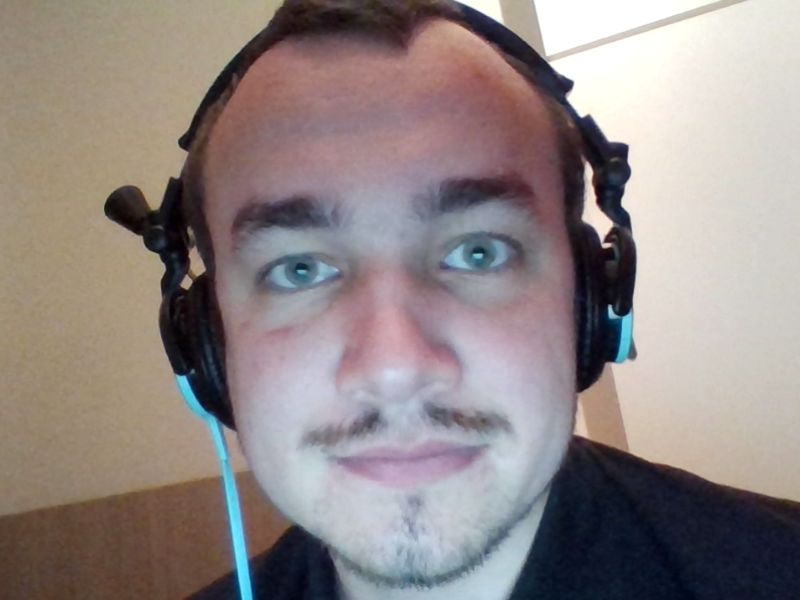
#> input picture Python/gabo.jpg, 800 x 600 px
$ python webCam.py
#> lines starting #> are read from the running program, lines starting #| are printed output that depends on the picture
import numpy as np
import cv2
import matplotlib.pyplot as plt


saveFile = False;
cap = cv2.VideoCapture(0);

if saveFile:
	fourcc = cv2.VideoWritter_fourcc(*'XVID');
	out = cv2.VideoWritter("output.avi", fourcc, 20.0, (640, 480));

def makeGrey(original_image):
	processed_image = cv2.cvtColor(original_image, cv2.COLOR_BGR2GRAY);
	return processed_image;

# [9 lines left out: functions makeEdges, makeMask, not called in this run]

def makeThreshold(original_image):
	ret, threshold = cv2.threshold(original_image, 12, 255, cv2.THRESH_BINARY);
	return threshold;


# [27 lines left out: functions makeGreyThreshold, makeFilterColor, makeFilterColorSmooth, findMatches, not called in this run]

face_cascade = cv2.CascadeClassifier("haarcascade_frontalface_default.xml");
eye_cascade = cv2.CascadeClassifier("haarcascade_eye.xml");
# [11 lines left out: function findFace, not called in this run]


fgbg = cv2.createBackgroundSubtractorMOG2();
def findMovement(source):
	fgmask = fgbg.apply(source);
	return fgmask;

gabo = cv2.imread("gabo.jpg", 0);
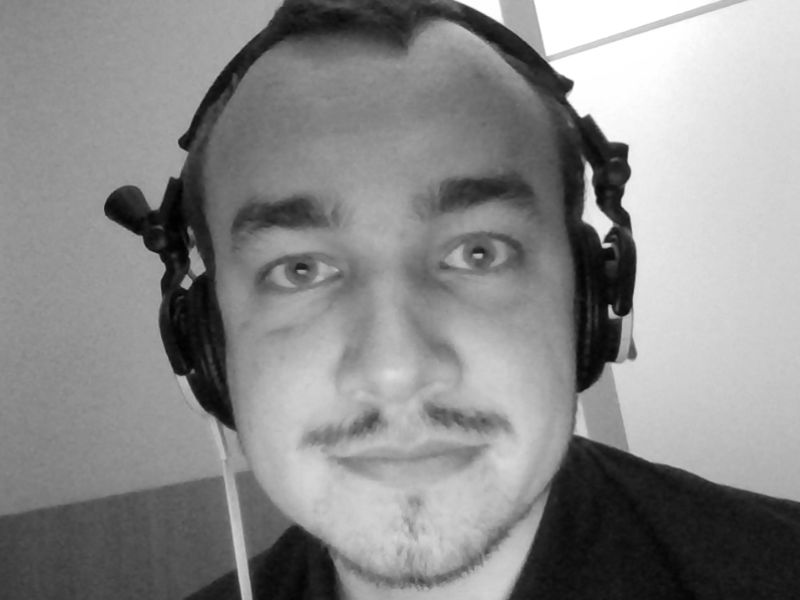
#> gabo: shape (600, 800); min 0, max 255, mean 137.4

while True:
	ret, frame = cap.read();
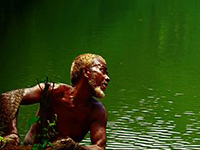
#> input picture Web/2017/2.0/assets/images/about-us/about.jpg, 200 x 150 px, given in place of the camera
#> frame is the input picture: shape (150, 200, 3); mean B, G, R 17.2, 69.3, 47
	# [10 lines of commented-out code are left out]
	if saveFile:
		out.write(frame);
	cv2.imshow("frame", frame);
#> (the run stopped early here; a loop or call above may not have finished)
